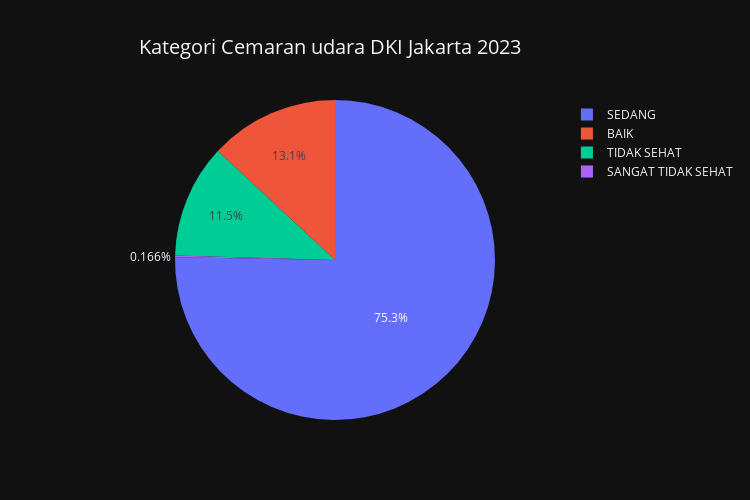

Notebook code cell kept with this figure:
### Code cell
category_counts = dataset['category'].value_counts()

# Create a pie chart
figs1 = px.pie(category_counts, 
             values=category_counts.values, 
             names=category_counts.index,
             width=750,
             height=500,
             title='Kategori Cemaran udara DKI Jakarta 2023')  

# Update layout
figs1.update_layout(
    title={
        'y':0.92,
        'x':0.44,
    },
    title_font=dict(size=20)  # You can adjust the size if needed
)

# Show the pie chart
figs1.show()

### Figure 1 — Plotly figure (JSON) as saved in the notebook; plotly's stock layout.template omitted (floating-point values rounded to 4 significant figures)
{"data": [{"domain": {"x": [0, 1], "y": [0, 1]}, "hovertemplate": "category=%{label}<br>value=%{value}<extra></extra>", "labels": ["SEDANG", "BAIK", "TIDAK SEHAT", "SANGAT TIDAK SEHAT"], "legendgroup": "", "name": "", "showlegend": true, "type": "pie", "values": [1358, 236, 207, 3]}], "layout": {"height": 500, "legend": {"tracegroupgap": 0}, "title": {"font": {"size": 20}, "text": "Kategori Cemaran udara DKI Jakarta 2023", "x": 0.44, "y": 0.92}, "width": 750}}
